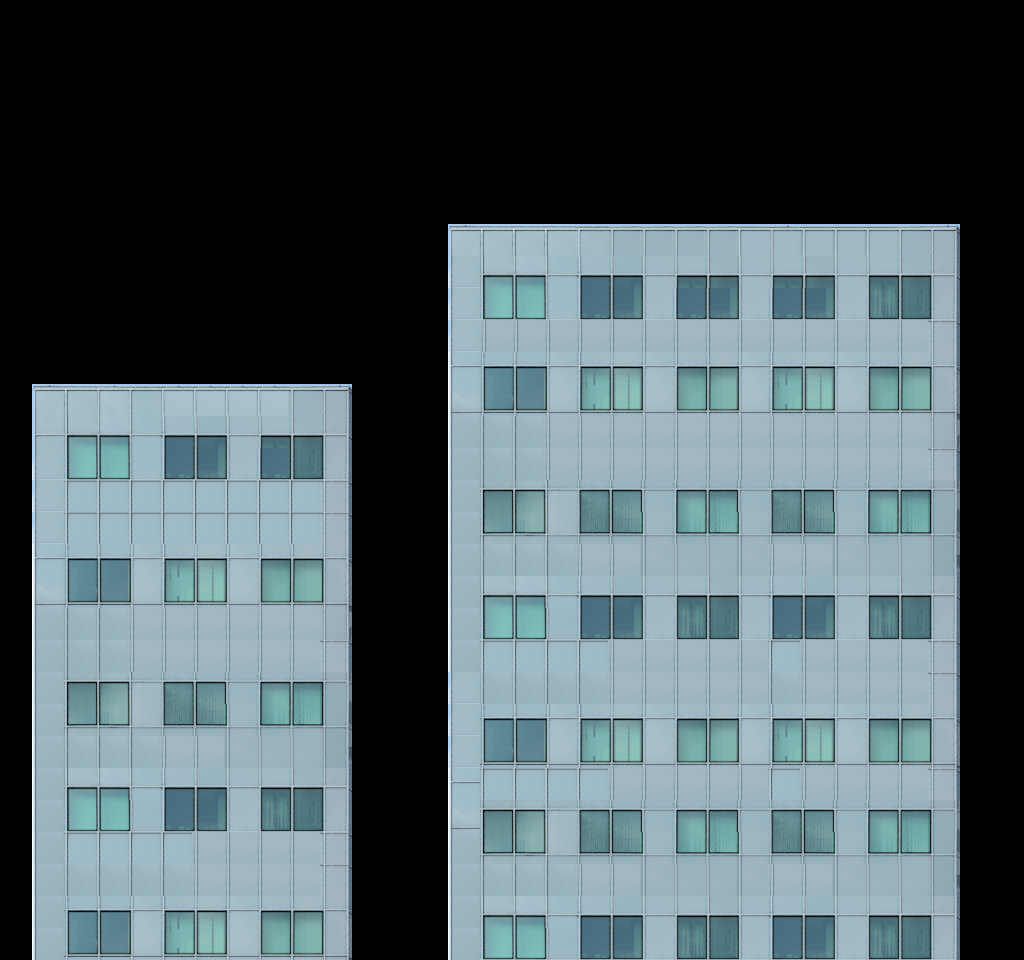

Rendered tile map (Tiled .tmx) drawn with the repository's tilesets; below, a short description and the map source with its tile grids summarised:
An orthogonal 32x30 tile map with 32x32 px tiles, 2 tile layers (Tausta, Seinat), 2 tilesets and 3 objects.

<map version="1.0" orientation="orthogonal" width="32" height="30" tilewidth="32" tileheight="32">
 <tileset firstgid="1" name="pilvenpiirtajalaatat" tilewidth="32" tileheight="32">
  <image source="laatat/pilvenpiirtajalaatat.png" trans="ffffff" width="416" height="327" />
 </tileset>
 <tileset firstgid="131" name="tausta" tilewidth="2000" tileheight="1000">
  <image source="taustat/Ruined_City_Background.png" trans="ffffff" width="2000" height="1838" />
 </tileset>
 <layer name="Tausta" width="32" height="30">
  <data>[960 cells, 0 non-empty, 0 distinct tile ids]</data>
 </layer>
 <layer name="Seinat" width="32" height="30">
  <data>[960 cells, 548 non-empty, 77 distinct tile ids]</data>
 </layer>
 <objectgroup name="Syntykohdat" width="32" height="30" visible="0">
  <object x="127" y="286">
   <properties>
    <property name="suunta" value="oikea" />
   </properties>
  </object>
  <object x="859" y="114">
   <properties>
    <property name="suunta" value="vasen" />
   </properties>
  </object>
 </objectgroup>
 <objectgroup name="Sade" width="32" height="30" visible="0">
  <object x="448" y="0" width="32" height="32" />
 </objectgroup>
</map>